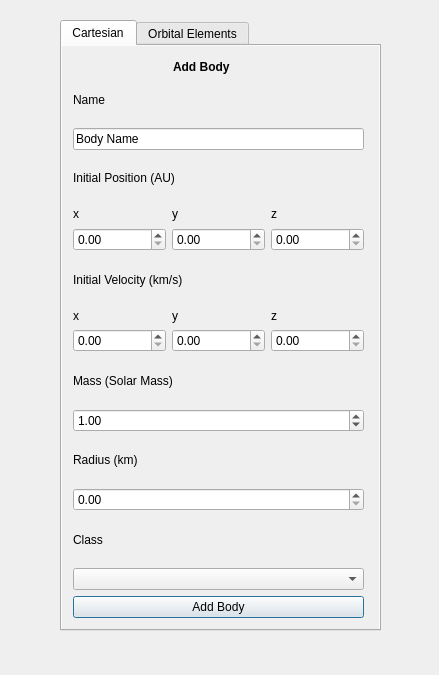
<?xml version="1.0" encoding="UTF-8"?>
<ui version="4.0">
 <class>Dialog</class>
 <widget class="QDialog" name="Dialog">
  <property name="windowModality">
   <enum>Qt::NonModal</enum>
  </property>
  <property name="geometry">
   <rect>
    <x>0</x>
    <y>0</y>
    <width>439</width>
    <height>675</height>
   </rect>
  </property>
  <property name="windowTitle">
   <string>Edit Body</string>
  </property>
  <widget class="QTabWidget" name="tabWidget">
   <property name="geometry">
    <rect>
     <x>60</x>
     <y>20</y>
     <width>321</width>
     <height>611</height>
    </rect>
   </property>
   <property name="currentIndex">
    <number>0</number>
   </property>
   <widget class="QWidget" name="tab">
    <attribute name="title">
     <string>Cartesian</string>
    </attribute>
    <widget class="QScrollArea" name="scrollArea">
     <property name="geometry">
      <rect>
       <x>-10</x>
       <y>-10</y>
       <width>391</width>
       <height>601</height>
      </rect>
     </property>
     <property name="widgetResizable">
      <bool>true</bool>
     </property>
     <widget class="QWidget" name="scrollAreaWidgetContents_3">
      <property name="geometry">
       <rect>
        <x>0</x>
        <y>0</y>
        <width>389</width>
        <height>599</height>
       </rect>
      </property>
      <widget class="QWidget" name="verticalLayoutWidget_3">
       <property name="geometry">
        <rect>
         <x>20</x>
         <y>40</y>
         <width>291</width>
         <height>541</height>
        </rect>
       </property>
       <layout class="QVBoxLayout" name="verticalLayout_2">
        <item>
         <widget class="QLabel" name="label">
          <property name="text">
           <string>Name</string>
          </property>
         </widget>
        </item>
        <item>
         <widget class="QLineEdit" name="name_LineEdit">
          <property name="inputMask">
           <string/>
          </property>
          <property name="text">
           <string>Body Name</string>
          </property>
         </widget>
        </item>
        <item>
         <widget class="QLabel" name="label_3">
          <property name="text">
           <string>Initial Position (AU)</string>
          </property>
         </widget>
        </item>
        <item>
         <layout class="QHBoxLayout" name="horizontalLayout_2">
          <item>
           <layout class="QVBoxLayout" name="verticalLayout">
            <item>
             <widget class="QLabel" name="label_4">
              <property name="text">
               <string>x </string>
              </property>
             </widget>
            </item>
            <item>
             <widget class="QDoubleSpinBox" name="x_DoubleSpinBox">
              <property name="decimals">
               <number>2</number>
              </property>
              <property name="maximum">
               <double>999998.000000000000000</double>
              </property>
              <property name="singleStep">
               <double>0.100000000000000</double>
              </property>
             </widget>
            </item>
           </layout>
          </item>
          <item>
           <layout class="QVBoxLayout" name="verticalLayout_4">
            <item>
             <widget class="QLabel" name="label_5">
              <property name="text">
               <string>y</string>
              </property>
             </widget>
            </item>
            <item>
             <widget class="QDoubleSpinBox" name="y_DoubleSpinBox">
              <property name="decimals">
               <number>2</number>
              </property>
              <property name="maximum">
               <double>9999999.000000000000000</double>
              </property>
              <property name="singleStep">
               <double>0.100000000000000</double>
              </property>
             </widget>
            </item>
           </layout>
          </item>
          <item>
           <layout class="QVBoxLayout" name="verticalLayout_3">
            <item>
             <widget class="QLabel" name="label_6">
              <property name="text">
               <string>z</string>
              </property>
             </widget>
            </item>
            <item>
             <widget class="QDoubleSpinBox" name="z_DoubleSpinBox">
              <property name="decimals">
               <number>2</number>
              </property>
              <property name="maximum">
               <double>999999.000000000000000</double>
              </property>
              <property name="singleStep">
               <double>0.100000000000000</double>
              </property>
             </widget>
            </item>
           </layout>
          </item>
         </layout>
        </item>
        <item>
         <widget class="QLabel" name="label_10">
          <property name="text">
           <string>Initial Velocity (km/s)</string>
          </property>
         </widget>
        </item>
        <item>
         <layout class="QHBoxLayout" name="horizontalLayout_3">
          <item>
           <layout class="QVBoxLayout" name="verticalLayout_5">
            <item>
             <widget class="QLabel" name="label_7">
              <property name="text">
               <string>x </string>
              </property>
             </widget>
            </item>
            <item>
             <widget class="QDoubleSpinBox" name="xv_DoubleSpinBox">
              <property name="decimals">
               <number>2</number>
              </property>
              <property name="maximum">
               <double>999999.000000000000000</double>
              </property>
              <property name="singleStep">
               <double>0.100000000000000</double>
              </property>
             </widget>
            </item>
           </layout>
          </item>
          <item>
           <layout class="QVBoxLayout" name="verticalLayout_6">
            <item>
             <widget class="QLabel" name="label_8">
              <property name="text">
               <string>y</string>
              </property>
             </widget>
            </item>
            <item>
             <widget class="QDoubleSpinBox" name="yv_DoubleSpinBox">
              <property name="decimals">
               <number>2</number>
              </property>
              <property name="maximum">
               <double>9999999.000000000000000</double>
              </property>
              <property name="singleStep">
               <double>0.100000000000000</double>
              </property>
             </widget>
            </item>
           </layout>
          </item>
          <item>
           <layout class="QVBoxLayout" name="verticalLayout_7">
            <item>
             <widget class="QLabel" name="label_9">
              <property name="text">
               <string>z</string>
              </property>
             </widget>
            </item>
            <item>
             <widget class="QDoubleSpinBox" name="zv_DoubleSpinBox">
              <property name="decimals">
               <number>2</number>
              </property>
              <property name="maximum">
               <double>999999.000000000000000</double>
              </property>
              <property name="singleStep">
               <double>0.100000000000000</double>
              </property>
             </widget>
            </item>
           </layout>
          </item>
         </layout>
        </item>
        <item>
         <widget class="QLabel" name="label_11">
          <property name="text">
           <string>Mass (Solar Mass)</string>
          </property>
         </widget>
        </item>
        <item>
         <widget class="QDoubleSpinBox" name="mass_DoubleSpinBox">
          <property name="decimals">
           <number>2</number>
          </property>
          <property name="maximum">
           <double>9999999.000000000000000</double>
          </property>
          <property name="singleStep">
           <double>0.001000000000000</double>
          </property>
          <property name="value">
           <double>1.000000000000000</double>
          </property>
         </widget>
        </item>
        <item>
         <widget class="QLabel" name="label_18">
          <property name="text">
           <string>Radius (km)</string>
          </property>
         </widget>
        </item>
        <item>
         <widget class="QDoubleSpinBox" name="radius_DoubleSpinBox"/>
        </item>
        <item>
         <widget class="QLabel" name="label_12">
          <property name="text">
           <string>Class</string>
          </property>
         </widget>
        </item>
        <item>
         <widget class="QComboBox" name="image_ComboBox">
          <property name="editable">
           <bool>false</bool>
          </property>
          <property name="currentText">
           <string/>
          </property>
          <property name="currentIndex">
           <number>-1</number>
          </property>
         </widget>
        </item>
        <item>
         <widget class="QPushButton" name="add_cartesian_PushButton">
          <property name="text">
           <string>Add Body</string>
          </property>
         </widget>
        </item>
       </layout>
      </widget>
      <widget class="QLabel" name="label_2">
       <property name="geometry">
        <rect>
         <x>120</x>
         <y>20</y>
         <width>171</width>
         <height>20</height>
        </rect>
       </property>
       <property name="font">
        <font>
         <weight>75</weight>
         <bold>true</bold>
        </font>
       </property>
       <property name="text">
        <string>Add Body</string>
       </property>
      </widget>
     </widget>
    </widget>
   </widget>
   <widget class="QWidget" name="tab_2">
    <attribute name="title">
     <string>Orbital Elements</string>
    </attribute>
    <widget class="QScrollArea" name="scrollArea_3">
     <property name="geometry">
      <rect>
       <x>-20</x>
       <y>-70</y>
       <width>401</width>
       <height>681</height>
      </rect>
     </property>
     <property name="widgetResizable">
      <bool>true</bool>
     </property>
     <widget class="QWidget" name="scrollAreaWidgetContents_5">
      <property name="geometry">
       <rect>
        <x>0</x>
        <y>0</y>
        <width>399</width>
        <height>679</height>
       </rect>
      </property>
      <widget class="QWidget" name="verticalLayoutWidget_6">
       <property name="geometry">
        <rect>
         <x>30</x>
         <y>100</y>
         <width>281</width>
         <height>541</height>
        </rect>
       </property>
       <layout class="QVBoxLayout" name="verticalLayout_8">
        <item>
         <widget class="QLabel" name="label_14">
          <property name="text">
           <string>Name</string>
          </property>
         </widget>
        </item>
        <item>
         <widget class="QLineEdit" name="name_LineEdit_2">
          <property name="inputMask">
           <string/>
          </property>
          <property name="text">
           <string>Body Name</string>
          </property>
         </widget>
        </item>
        <item>
         <widget class="QLabel" name="label_16">
          <property name="text">
           <string>Aphelion (AU)</string>
          </property>
         </widget>
        </item>
        <item>
         <widget class="QDoubleSpinBox" name="aphelion_DoubleSpinBox">
          <property name="decimals">
           <number>2</number>
          </property>
          <property name="maximum">
           <double>999998.000000000000000</double>
          </property>
          <property name="singleStep">
           <double>0.100000000000000</double>
          </property>
         </widget>
        </item>
        <item>
         <widget class="QLabel" name="label_19">
          <property name="text">
           <string>Minimum Orbital Velociy (km/s)</string>
          </property>
         </widget>
        </item>
        <item>
         <widget class="QDoubleSpinBox" name="velocity_DoubleSpinBox">
          <property name="decimals">
           <number>2</number>
          </property>
          <property name="maximum">
           <double>999999.000000000000000</double>
          </property>
          <property name="singleStep">
           <double>0.100000000000000</double>
          </property>
         </widget>
        </item>
        <item>
         <widget class="QLabel" name="label_17">
          <property name="text">
           <string>Inclination (degrees)</string>
          </property>
         </widget>
        </item>
        <item>
         <widget class="QDoubleSpinBox" name="inclination_DoubleSpinBox"/>
        </item>
        <item>
         <widget class="QLabel" name="label_23">
          <property name="text">
           <string>Mass (Solar Mass)</string>
          </property>
         </widget>
        </item>
        <item>
         <widget class="QDoubleSpinBox" name="mass_DoubleSpinBox_2">
          <property name="decimals">
           <number>2</number>
          </property>
          <property name="maximum">
           <double>9999999.000000000000000</double>
          </property>
          <property name="singleStep">
           <double>0.001000000000000</double>
          </property>
          <property name="value">
           <double>1.000000000000000</double>
          </property>
         </widget>
        </item>
        <item>
         <widget class="QLabel" name="label_20">
          <property name="text">
           <string>Radius (km)</string>
          </property>
         </widget>
        </item>
        <item>
         <widget class="QDoubleSpinBox" name="radius_DoubleSpinBox_2"/>
        </item>
        <item>
         <widget class="QLabel" name="label_24">
          <property name="text">
           <string>Type</string>
          </property>
         </widget>
        </item>
        <item>
         <widget class="QComboBox" name="image_ComboBox_2">
          <property name="editable">
           <bool>true</bool>
          </property>
          <property name="currentText">
           <string/>
          </property>
          <property name="currentIndex">
           <number>-1</number>
          </property>
         </widget>
        </item>
        <item>
         <widget class="QPushButton" name="add_aphelion_PushButton">
          <property name="text">
           <string>Add Body</string>
          </property>
         </widget>
        </item>
       </layout>
      </widget>
      <widget class="QLabel" name="label_25">
       <property name="geometry">
        <rect>
         <x>90</x>
         <y>0</y>
         <width>171</width>
         <height>20</height>
        </rect>
       </property>
       <property name="font">
        <font>
         <weight>75</weight>
         <bold>true</bold>
        </font>
       </property>
       <property name="text">
        <string>Add Body</string>
       </property>
      </widget>
      <widget class="QLabel" name="label_15">
       <property name="geometry">
        <rect>
         <x>130</x>
         <y>80</y>
         <width>171</width>
         <height>20</height>
        </rect>
       </property>
       <property name="font">
        <font>
         <weight>75</weight>
         <bold>true</bold>
        </font>
       </property>
       <property name="text">
        <string>Add Body</string>
       </property>
      </widget>
     </widget>
    </widget>
   </widget>
  </widget>
 </widget>
 <resources/>
 <connections/>
</ui>
